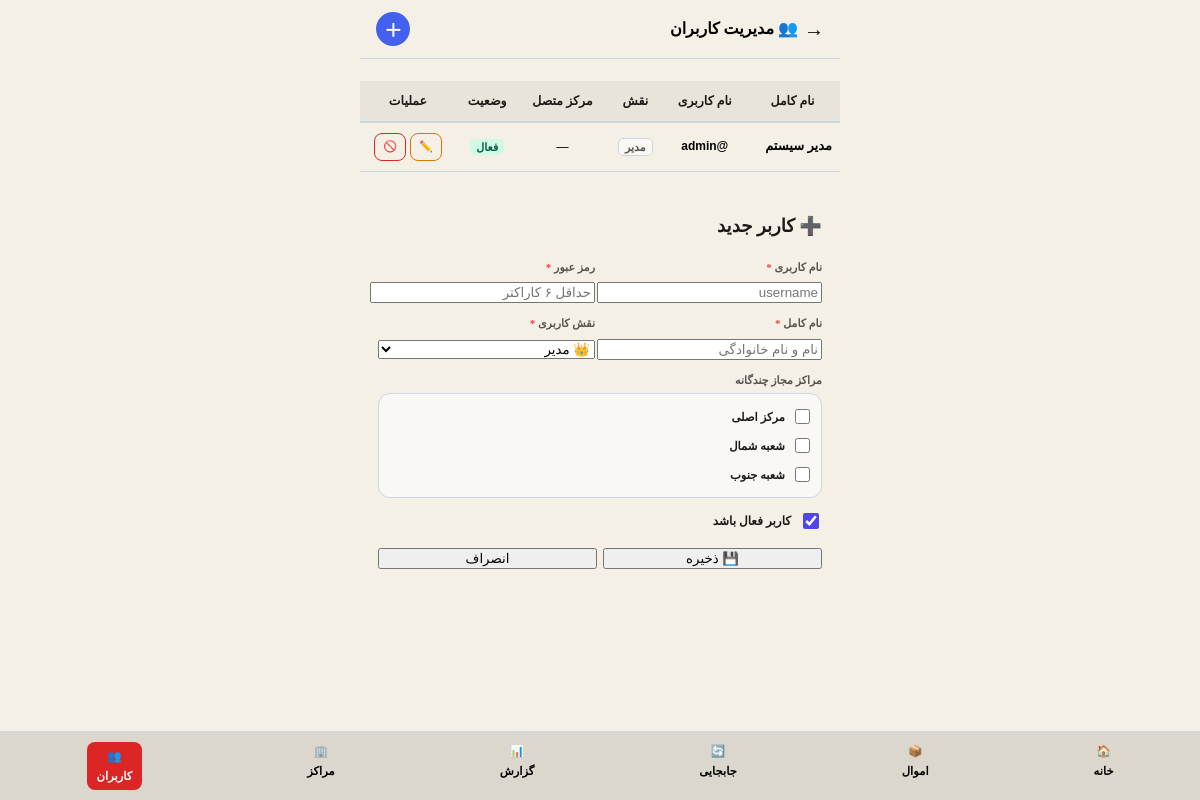
/amval/admin/users.php (signed in), run on the app's committed database.
### tables this page shows
CREATE TABLE IF NOT EXISTS users (
    id INT PRIMARY KEY AUTO_INCREMENT,
    username VARCHAR(50) UNIQUE NOT NULL,
    password VARCHAR(255) NOT NULL,
    fullname VARCHAR(100) NOT NULL,
    email VARCHAR(100) UNIQUE,
    phone VARCHAR(20),
    role ENUM('super_admin', 'admin', 'center_manager', 'keeper', 'viewer') DEFAULT 'viewer',
    center_id INT DEFAULT NULL,
    is_active TINYINT(1) DEFAULT 1,
    last_login TIMESTAMP NULL,
    created_at TIMESTAMP DEFAULT CURRENT_TIMESTAMP,
    updated_at TIMESTAMP DEFAULT CURRENT_TIMESTAMP ON UPDATE CURRENT_TIMESTAMP
);

CREATE TABLE IF NOT EXISTS centers (
    id INT PRIMARY KEY AUTO_INCREMENT,
    code VARCHAR(20) UNIQUE NOT NULL,
    name VARCHAR(200) NOT NULL,
    address TEXT,
    phone VARCHAR(20),
    email VARCHAR(100),
    manager_name VARCHAR(100),
    center_type ENUM('main', 'branch', 'department', 'warehouse') DEFAULT 'branch',
    parent_center_id INT DEFAULT NULL,
    is_active TINYINT(1) DEFAULT 1,
    description TEXT,
    created_by INT,
    created_at TIMESTAMP DEFAULT CURRENT_TIMESTAMP,
    updated_at TIMESTAMP DEFAULT CURRENT_TIMESTAMP ON UPDATE CURRENT_TIMESTAMP,
    FOREIGN KEY (parent_center_id) REFERENCES centers(id) ON DELETE SET NULL,
    FOREIGN KEY (created_by) REFERENCES users(id) ON DELETE SET NULL
);

### amval/includes/functions.php (called while the page is built, shortened)
<?php
function getRoleName($role) {
    return ['admin' => 'مدیر', 'keeper' => 'جمعدار', 'viewer' => 'مهمان'][$role] ?? $role;
}
?>

### amval/admin/users.php (the view, shortened to what this page needs)
<?php
require_once '../includes/functions.php';
$db = getDB();
$users = $db->query("SELECT u.*,c.name as cname FROM users u LEFT JOIN centers c ON u.center_id=c.id ORDER BY u.created_at DESC")->fetchAll();
$centers = $db->query("SELECT id,name FROM centers WHERE is_active=1")->fetchAll();
?>
<!DOCTYPE html>
<html lang="fa" dir="rtl">
<head>
    <link rel="stylesheet" href="../css/app.css">
</head>
<body>
<header class="top-bar" style="display:flex; justify-content:space-between; align-items:center; padding:12px 16px !important; border-bottom:1px solid #cbd5e1 !important; background:#f4f0e6 !important;">
    <div style="display:flex; align-items:center; gap:6px;">
        <a href="../index.php" style="font-size:20px;text-decoration:none; color:#000000;">→</a>
        <h1 style="font-size:16px !important; margin:0; font-weight:800; color:#000000;">👥 مدیریت کاربران</h1>
    </div>
    <button onclick="o()" style="width:34px;height:34px;border-radius:50%;border:none;background:#4361ee;color:#fff;font-size:18px;cursor:pointer;font-weight:700;display:flex;align-items:center;justify-content:center;">＋</button>
</header>
<div class="content" style="padding-top: 12px !important;">
    <?php if(count($users) > 0): ?>
    <div class="table-container">
        <table>
            <thead>
                <tr>
                    <th>نام کامل</th>
                    <th>نام کاربری</th>
                    <th>نقش</th>
                    <th>مرکز متصل</th>
                    <th>وضعیت</th>
                    <th>عملیات</th>
                </tr>
            </thead>
            <tbody>
                <?php foreach($users as $u):
                    $status_badge = $u['is_active'] ? '<span class="badge-active">فعال</span>' : '<span class="badge-inactive">غیرفعال</span>';
                    $status_btn_color = $u['is_active'] ? '#dc2626' : '#059669';
                    $status_btn_text = $u['is_active'] ? '🚫' : '✅';
                ?>
                <tr>
                    <td style="text-align:right !important; font-size:13px;"><?=htmlspecialchars($u['fullname'])?></td>
                    <td style="font-family:sans-serif; font-size:12px;">@<?=htmlspecialchars($u['username'])?></td>
                    <td><span class="badge-type"><?=htmlspecialchars(getRoleName($u['role']))?></span></td>
                    <td style="font-size:12px;"><?=htmlspecialchars($u['cname'] ?: '—')?></td>
                    <td><?=$status_badge?></td>
                    <td>
                        <div style="display:flex; gap:4px; justify-content:center;">
                            <button onclick="e(<?=$u['id']?>)" class="action-btn" style="border:1.5px solid #d97706 !important; color:#d97706 !important;" title="ویرایش">✏️</button>
                            <a href="?toggle=<?=$u['is_active']?0:1?>&id=<?=$u['id']?>" class="action-btn" style="border:1.5px solid <?=$status_btn_color?> !important; color:<?=$status_btn_color?> !important;" title="تغییر وضعیت"><?=$status_btn_text?></a>
                        </div>
                    </td>
                </tr>
                <?php endforeach; ?>
            </tbody>
        </table>
    </div>
    <?php else: ?>
    <div style="text-align:center;padding:60px;color:#94a3b8">📭 هیچ کاربری تعریف نشده است</div>
    <?php endif; ?>
</div>
<div class="modal-overlay" id="m"><div class="modal-sheet" style="max-width:500px !important; padding:22px 18px;">
    <h3 id="mt">➕ کاربر جدید</h3>
    <form method="POST" id="userForm">
        <div style="display:grid; grid-template-columns:1fr 1fr; gap:10px; margin-bottom:10px;">
            <div class="input-group" style="margin:0;">
                <label style="display:block;font-size:11px;font-weight:700;color:#57534e;margin-bottom:4px">نام کاربری <span style="color:#ef4444">*</span></label>
                <input name="username" id="uname" class="input-field" placeholder="username" required style="width:100% !important;">
            </div>
            <div class="input-group" style="margin:0;">
                <label style="display:block;font-size:11px;font-weight:700;color:#57534e;margin-bottom:4px">رمز عبور <span id="prq" style="color:#ef4444">*</span></label>
                <input type="password" name="password" id="upass" class="input-field" placeholder="حداقل ۶ کاراکتر" style="width:100% !important;">
            </div>
        </div>
        <div style="display:grid; grid-template-columns:1fr 1fr; gap:10px; margin-bottom:10px;">
            <div class="input-group" style="margin:0;">
                <label style="display:block;font-size:11px;font-weight:700;color:#57534e;margin-bottom:4px">نام کامل <span style="color:#ef4444">*</span></label>
                <input name="fullname" id="fname" class="input-field" placeholder="نام و نام خانوادگی" required style="width:100% !important;">
            </div>
            <div class="input-group" style="margin:0;">
                <label style="display:block;font-size:11px;font-weight:700;color:#57534e;margin-bottom:4px">نقش کاربری <span style="color:#ef4444">*</span></label>
                <select name="role" id="urole" class="input-field" required style="width:100% !important;">
                    <option value="admin">👑 مدیر</option>
                </select>
            </div>
        </div>
        <div class="input-group" style="margin-bottom:10px;">
            <label style="display:block;font-size:11px;font-weight:700;color:#57534e;margin-bottom:4px">مراکز مجاز چندگانه</label>
            <div style="max-height:100px; overflow-y:auto; border:1px solid #cbd5e1; border-radius:12px; padding:8px; background:#faf8f5;">
                <?php foreach($centers as $c):?>
                <label style="display:flex; align-items:center; gap:6px; padding:4px 0; font-size:11.5px; color:#1c1917; cursor:pointer; font-weight:bold; margin-bottom:0 !important;">
                    <input type="checkbox" name="center_names[]" value="<?=$c['name']?>" class="center-check" style="width:15px; height:15px; accent-color:#4f46e5; cursor:pointer;"> <?=$c['name']?>
                </label>
                <?php endforeach?>
            </div>
        </div>
        <div class="checkbox-group" style="display:flex; align-items:center; gap:8px; margin:12px 0 16px 0;">
            <input type="checkbox" name="is_active" id="uactive" checked style="width:16px; height:16px; accent-color:#4f46e5; cursor:pointer;">
            <label style="font-size:12px; font-weight:700; color:#1c1917; cursor:pointer;">کاربر فعال باشد</label>
        </div>
        <div style="display:flex; gap:6px;">
            <button name="save" class="btn btn-primary" style="flex:1">💾 ذخیره</button>
            <button type="button" onclick="c()" class="btn btn-light" style="flex:1;">انصراف</button>
        </div>
    </form>
</div></div>
<?php include '../includes/bottom_nav.php'; ?>
</body></html>

### amval/css/app.css (style rules this page uses)
:root { --bg-darker: #dcd7cc; --bg-dark: #f4f0e6; --bg-card: #fdfbf7; --bg-input: #f4f0e6; --text-main: #1c1917; --text-muted: #57534e; --border-color: #cbd5e1; --accent: #4f46e5; }
body { background: var(--bg-dark) !important; color: var(--text-main) !important; font-size: 15.5px !important; font-weight: bold !important; line-height: 1.6 !important; max-width: 480px !important; margin: 0 auto !important; }

### amval/admin/users.php (style rules this page uses)
.table-container { background: transparent !important; border: none !important; box-shadow: none !important; margin-top: 10px; }
table { width: 100%; border-collapse: collapse; font-size: 12.5px; }
th { background: #e9e4d9 !important; color: #1c1917 !important; font-weight: 800 !important; padding: 10px 8px !important; text-align: center !important; border-bottom: 2px solid #cbd5e1 !important; }
td { padding: 10px 8px !important; text-align: center !important; border-bottom: 1px solid #cbd5e1 !important; color: #000000 !important; font-weight: 700 !important; vertical-align: middle; }
.badge-type { background: #faf8f5 !important; border: 1px solid #cbd5e1 !important; color: #57534e !important; padding: 2px 6px; border-radius: 5px; font-size: 11px; font-weight: 700; }
.badge-active { background: #d1fae5 !important; color: #065f46 !important; padding: 2px 6px; border-radius: 5px; font-size: 11px; font-weight: 700; }
.action-btn { background: transparent !important; border-radius: 8px !important; padding: 4px 8px !important; font-size: 11px !important; font-weight: bold !important; text-decoration: none !important; display: inline-flex; align-items: center; gap: 4px; cursor: pointer; }

### data on the page
users: fullname "مدیر سیستم", username "admin", role "مدیر", cname "—", shows "فعال", is_active "🚫"
centers: name "مرکز اصلی"
centers: name "شعبه شمال"
centers: name "شعبه جنوب"

### other printed values
$l['icon'] "🏠"
$l['label'] "خانه"
$l['icon'] "📦"
$l['label'] "اموال"
$l['icon'] "🔄"
$l['label'] "جابجایی"
$l['icon'] "📊"
$l['label'] "گزارش"
$l['icon'] "🏢"
$l['label'] "مراکز"
$l['icon'] "👥"
$l['label'] "کاربران"
